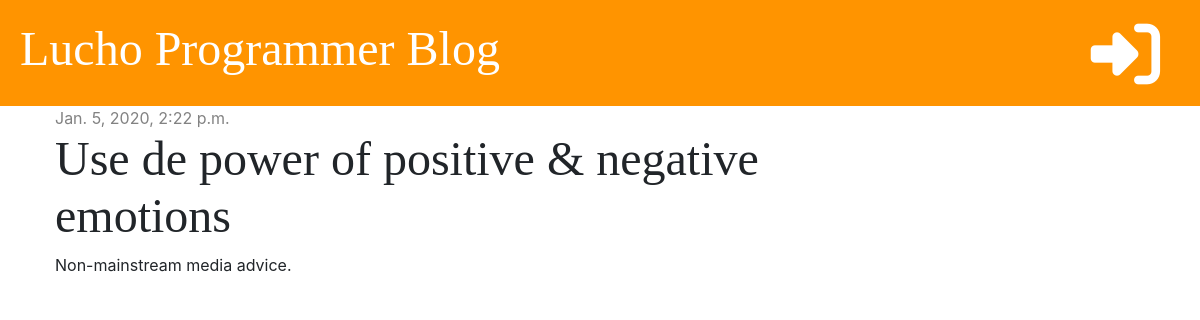
The app's page /post/2/ with its own data.
### blog/models.py (models this page shows, shortened)
class Post(models.Model):
    author = models.ForeignKey('auth.User', on_delete=models.CASCADE)
    title = models.CharField(max_length=200)
    text = models.TextField()
    created_date = models.DateTimeField(default=timezone.now)
    published_date = models.DateTimeField(blank=True, null=True)

### blog/views.py (the view)
# urls.py: path('post/<int:pk>/', views.post_detail, name='post_detail'),
def post_detail(request, pk):
    post = get_object_or_404(Post, pk=pk)
    stuff_for_frontend = {'post': post}
    return render(request, 'blog/post_detail.html', stuff_for_frontend)

### blog/templates/blog/post_detail.html (shortened to what this page needs)
{% extends 'blog/base.html' %}
{% block content %}
    <div class="post">
        {% if post.published_date %}
            <div class="date">
                {{ post.published_date }}
            </div>
        {% else %}
            <a href="/" class="btn btn-primary">Publish</a>
        {% endif %}
        <h1>{{ post.title }}</h1>
        <p>{{ post.text | linebreaksbr }}</p>
    </div>
{% endblock %}

### blog/static/css/blog.css (style rules this page uses)
h1, h2, h3, h4 { font-family: 'Tangerine', 'Inconsolata', 'Droid Sans', serif; font-size: 48px; }
.date { color: #828282 }
.post { margin-bottom: 70px; }

### records on screen
Post: published_date "Jan. 5, 2020, 2:22 p.m.", title "Use de power of positive & negative emotions", text "Non-mainstream media advice."
